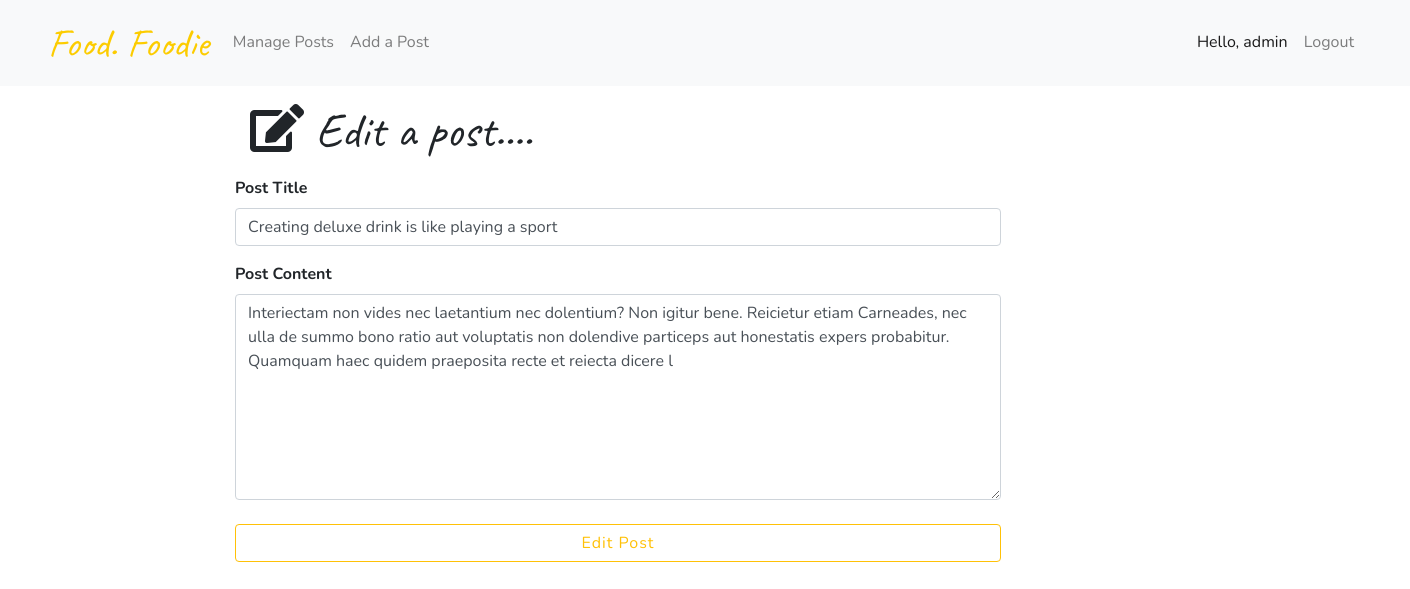
The app's page /admin/admin_edit.php?id=4 with its own data.
### tables this page shows
CREATE TABLE `post` (
  `ID` int(11) NOT NULL,
  `title` varchar(255) NOT NULL,
  `author` varchar(255) NOT NULL,
  `content` varchar(255) NOT NULL,
  `imgUrl` varchar(255) NOT NULL,
  `date_created` datetime NOT NULL DEFAULT CURRENT_TIMESTAMP
);

### admin/admin_edit.php (the view)
<?php
include_once '../admin/admin_header.php';
include '../db.php';
if(isset($_GET['id'])) {
  $id = $_GET['id'];
  $sql = "SELECT * FROM post WHERE ID = ?";
  $stmt = $conn->prepare($sql);
  $stmt->bind_param("s", $id);
  $stmt->execute();
  $results = $stmt->get_result();
  $rows = $results->fetch_assoc();
  $title = filter_var($rows['title'], FILTER_SANITIZE_STRING);
  $content = filter_var($rows['content'], FILTER_SANITIZE_STRING);
  $id = filter_var($rows['ID'], FILTER_SANITIZE_STRING);
} else if(isset($_POST['submit'])) {
  $id = $_POST['submit'];
  $title = $_POST['title'];
  $content = $_POST['content'];
  $sql = "UPDATE post SET post.content = ?, post.title = ? WHERE post.ID = ?";
  $stmt = $conn->prepare($sql);
  $stmt->bind_param("sss", $content, $title, $id);
  $stmt->execute();
  var_dump($stmt);
  if($stmt->affected_rows == 1 && $stmt->errno == 0) {
    $location = "Location: ./../showpost.php?id={$id}&update=true";
    header($location);
  }
}
 ?>
<div class="container-fluid pb-5 offset-md-2">
  <h2 class="display-4 mt-3 mb-3" style="font-family: 'Caveat', cursive; font-size: 3rem"><i class="fas fa-edit"></i> Edit a post....</h2>
  <div class="row">
    <form class="" action="admin_edit.php" method="post">
      <label class="font-weight-bold" for="title">Post Title</label>
      <input type="text" name="title" value="<?php if(isset($title)) {echo $title;} ?>" class="form-control" placeholder="Post title..."value="">
      <label class="font-weight-bold mt-3" for="content">Post Content</label>
      <textarea name="content" class="form-control" rows="8" cols="80"><?php if(isset($content)) {echo $content;} ?></textarea>
      <button type="submit" class="btn mt-4 btn-block btn-outline-warning" value="<?php if(isset($id)) {echo $id;} ?>" name="submit">Edit Post</button>
    </form>
  </div>
</div>

### style.css (style rules this page uses)
* { padding: 0; margin: 0; font-family: 'Nunito', sans-serif; box-sizing: border-box; }
button { background: #6caa7f; border-style: none; padding: 0.7rem 1.3rem; font-size: 0.9rem; font-weight: 700; letter-spacing: 1px; color: #fff; }

### records on screen
post: title "Creating deluxe drink is like playing a sport", content "Interiectam non vides nec laetantium nec dolentium? Non igitur bene. Reicietur etiam Carneades, nec ulla de summo bono ratio aut voluptatis non dolendive particeps aut honestatis expers probabitur. Quamquam haec quidem praeposita recte et reiecta dicere l"
